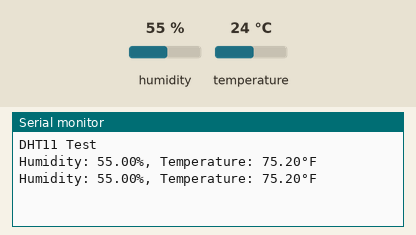
Simulated run of this sketch. Board: Arduino Uno, built with avr-gcc and run on an emulated ATmega328P. On the bench: the last lines printed to the serial monitor. Inputs (shaded band) come from the test bench; at power-on: humidity 55 %, temperature 24 °C.

Above: at 4.8 s.
4.9 s: humidity set to 22 %
At 6.5 s:
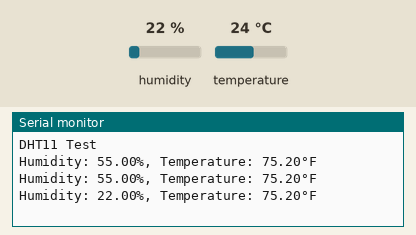
7.9 s: temperature set to 12 °C
At 8.9 s:
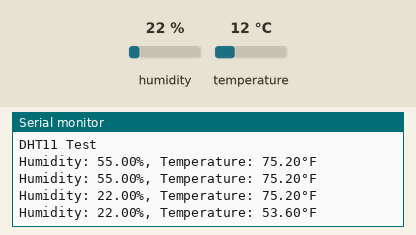
10.9 s: humidity set to 40 %
At 12.5 s:
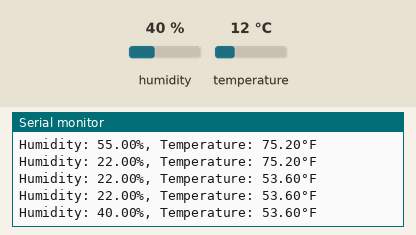
Timing chart, 0 to 14.0 s (numbered marks = the images above; inputs shaded):
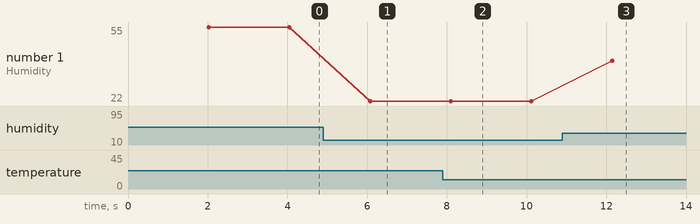

The sketch:

dht22_test.ino
```cpp
#include "DHT.h"

#define DHTPIN 2      // Pin where the DHT11 sensor is connected
#define DHTTYPE DHT11  // Type of the sensor, DHT11 for the DHT11 sensor

DHT dht(DHTPIN, DHTTYPE);

void setup() {
  Serial.begin(9600);
  Serial.println("DHT11 Test");

  dht.begin();
}

void loop() {
  delay(2000);  // Wait for 2 seconds between readings

  float humidity = dht.readHumidity();
  float temperature = dht.readTemperature(true);  // Read temperature in Fahrenheit

  // Check if readings are valid (not NaN)
  if (!isnan(humidity) && !isnan(temperature)) {
    Serial.print("Humidity: ");
    Serial.print(humidity);
    Serial.print("%, Temperature: ");
    Serial.print(temperature);
    Serial.println("°F");
  } else {
    Serial.println("Failed to read from DHT sensor!");
  }
}
```

Measured:
- after the input at 4.9 s, the serial monitor: prints a new line after 1.2 s (image 1)
- after the input at 7.9 s, the serial monitor: prints a new line after 0.20 s (image 2)
- after the input at 10.9 s, the serial monitor: prints a new line after 1.2 s (image 3)
- plotted number 1: 55 → 22 after the input at 4.9 s, 22 → 40 after the input at 10.9 s
